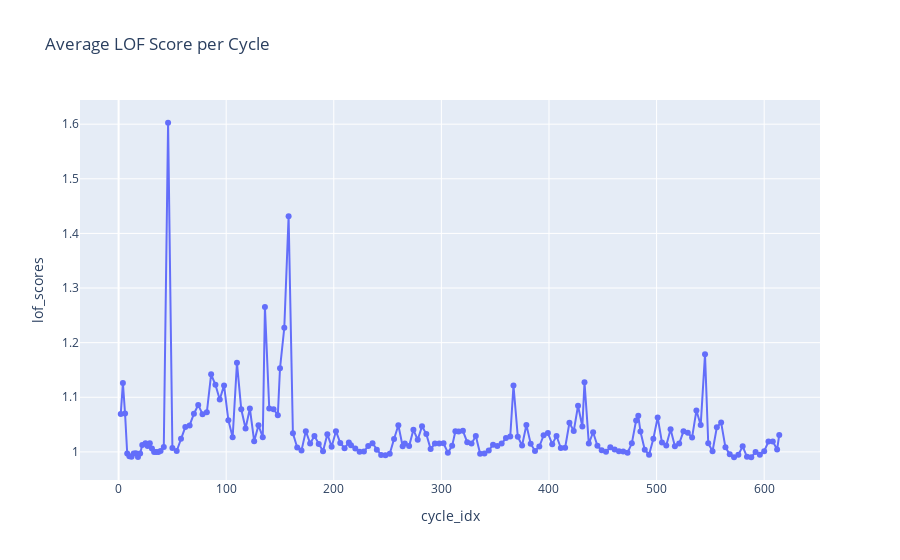

The notebook cell this image was saved under:
### Code cell
import plotly.express as px

cycle_df = df.groupby('cycle_idx')['lof_scores'].mean().reset_index()

fig = px.line(
    cycle_df,
    x='cycle_idx',
    y='lof_scores',      
    title='Average LOF Score per Cycle',
    markers=True
)
fig.show()

### Figure 1 — Plotly figure (JSON) as saved in the notebook; plotly's stock layout.template omitted (floating-point values rounded to 4 significant figures; data arrays with more than 128 entries replaced by an {"elided": "..."} marker saying what was removed)
{"data": [{"hovertemplate": "cycle_idx=%{x}<br>lof_scores=%{y}<extra></extra>", "legendgroup": "", "line": {"color": "#636efa", "dash": "solid"}, "marker": {"symbol": "circle"}, "mode": "lines+markers", "name": "", "orientation": "v", "showlegend": false, "type": "scatter", "x": {"elided": "168 int values"}, "xaxis": "x", "y": {"elided": "168 float values"}, "yaxis": "y"}], "layout": {"legend": {"tracegroupgap": 0}, "title": {"text": "Average LOF Score per Cycle"}, "xaxis": {"anchor": "y", "domain": [0, 1], "title": {"text": "cycle_idx"}}, "yaxis": {"anchor": "x", "domain": [0, 1], "title": {"text": "lof_scores"}}}}
